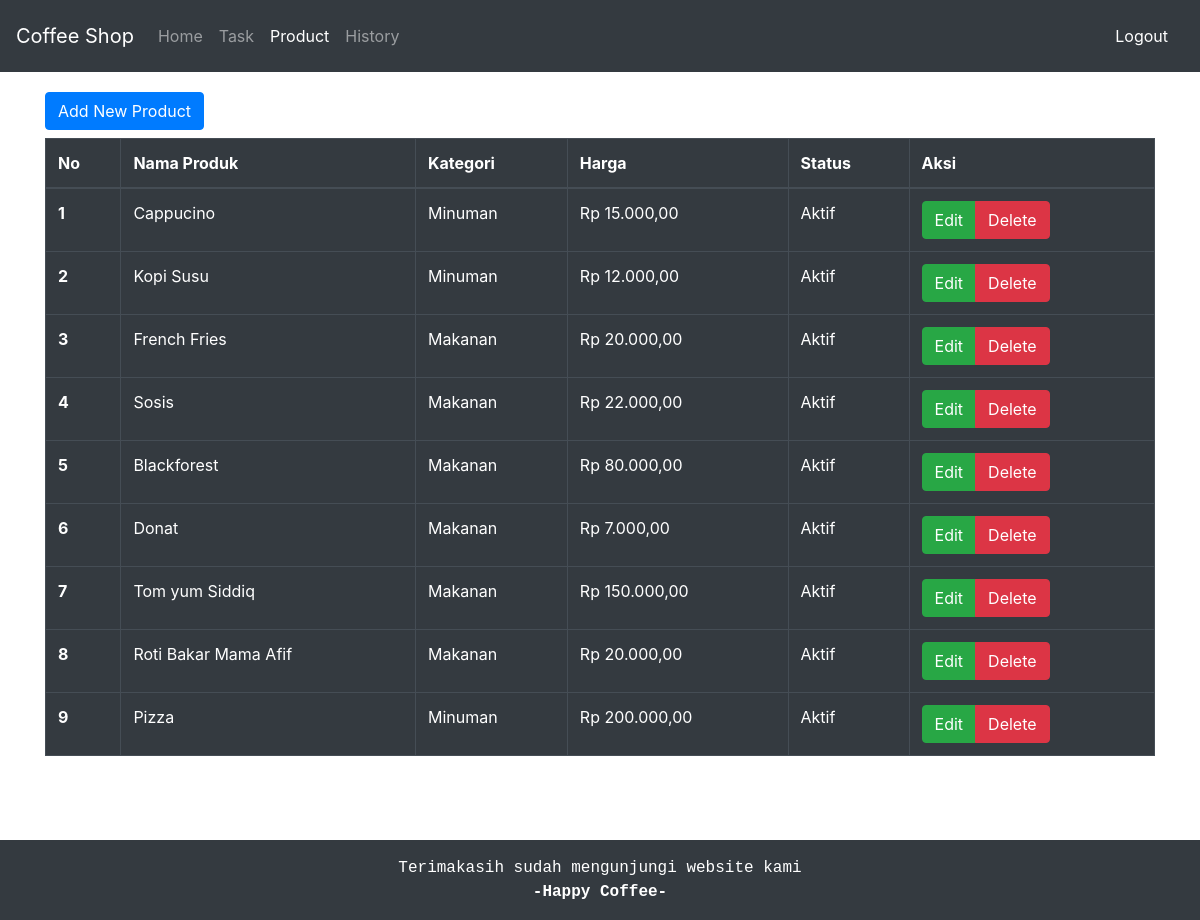
Screenshot of /admin-product.php (signed in) with the database file from the repository.
### tables this page shows
CREATE TABLE `product` (
  `id` int(11) NOT NULL,
  `name_product` varchar(32) NOT NULL,
  `description` varchar(128) NOT NULL,
  `img` varchar(255) NOT NULL,
  `price` bigint(20) NOT NULL,
  `category_product` int(1) NOT NULL COMMENT 'food/beverage',
  `status_product` int(1) NOT NULL COMMENT 'active/not active',
  `stock` int(11) NOT NULL,
  `date_created` timestamp NOT NULL DEFAULT current_timestamp() ON UPDATE current_timestamp()
);

### function.php (called while the page is built)
<?php
function rupiah($angka)
{
    $hasil_rupiah = "Rp " . number_format($angka, 2, ',', '.');
    return $hasil_rupiah;
}

### admin-product.php (the view, shortened to what this page needs)
<?php
include('koneksi.php');
include('function.php');
$result = mysqli_query($conn, 'SELECT * FROM product');
?>
<!doctype html>
<html lang="en">
<head>
    <link rel="stylesheet" href="https://cdn.jsdelivr.net/npm/bootstrap@4.5.3/dist/css/bootstrap.min.css">
    <link rel="stylesheet" href="css/custom.css">
</head>
<body>
    <nav class="navbar navbar-expand-lg navbar-dark bg-dark">
        <a class="navbar-brand" href="#">Coffee Shop</a>
        <div class="collapse navbar-collapse" id="navbarNav">
            <ul class="navbar-nav mr-auto">
                <li class="nav-item">
                    <a class="nav-link" href="admin-page.php">Home</a>
                </li>
                <li class="nav-item">
                    <a class="nav-link" href="admin-task.php">Task</a>
                </li>
                <li class="nav-item active">
                    <a class="nav-link" href="#">Product<span class="sr-only">(current)</span></a>
                </li>
                <li class="nav-item">
                    <a class="nav-link" href="admin-history.php">History</a>
                </li>
            </ul>
            <span class="navbar-text">
                <a class="nav-link" href="logout.php">Logout</a>
            </span>
        </div>
    </nav>
    <div class="main-content">
        <div class="container">
            <button class="btn btn-primary mb-2" data-toggle="modal" data-target="#ModalAddProduct">Add New Product</button>
            <table class="table table-bordered table-dark">
                <thead>
                    <tr>
                        <th scope="col">No</th>
                        <th scope="col">Nama Produk</th>
                        <th scope="col">Kategori</th>
                        <th scope="col">Harga</th>
                        <th scope="col">Status</th>
                        <th scope="col">Aksi</th>
                    </tr>
                </thead>
                <tbody>
                    <?php $i = 1; ?>
                    <?php while ($product = mysqli_fetch_assoc($result)) : ?>
                        <tr>
                            <th scope="row"><?= $i; ?></th>
                            <td><?= $product['name_product']; ?></td>
                            <td><?= $product['category_product'] == 1 ? "Minuman" : "Makanan"; ?></td>
                            <td><?= rupiah($product['price']); ?></td>
                            <td><?= $product['status_product'] == 1 ? "Aktif" : "Tidak aktif"; ?></td>
                            <td>
                                <div class="btn-group" role="group" aria-label="Button group with nested dropdown">
                                    <button type="button" class="btn btn-success" onclick="EditProduct('<?= $product['id']; ?>');" data-toggle="modal" data-target="#ModalEditProduct">Edit</button>
                                    <a type="button" class="btn btn-danger" href="delete-product.php?id=<?= $product['id']; ?>">Delete</a>
                                </div>
                            </td>
                        </tr>
                        <?php $i++; ?>
                    <?php endwhile; ?>
                </tbody>
            </table>
        </div>
    </div>
    <div class="footer bg-dark">
        <div class="footer-text p-3">
            Terimakasih sudah mengunjungi website kami<br><b>-Happy Coffee-</b>
        </div>
    </div>
</body>
</html>

### css/custom.css (style rules this page uses)
body { background-image: url("https://asset.kompas.com/crops/uPjOgTklgJ-Fh30VBlAm4Th929A=/0x0:1000x667/750x500/data/photo/2020/06/15/5ee76efd69593.jpg"); background-position: center; background-repeat: no-repeat; background-size: cover; }
.main-content { min-height: 768px; padding-top: 20px; }
.footer { position: relative; left: 0; bottom: 0; width: 100%; color: white; text-align: center; }
.footer-text { color: white; font-family: Lucida Console, Courier, monospace; }

### rows the page displays
product: name_product "Cappucino", category_product "Minuman", price "Rp 15.000,00", status_product "Aktif"
product: name_product "Kopi Susu", category_product "Minuman", price "Rp 12.000,00", status_product "Aktif"
product: name_product "French Fries", category_product "Makanan", price "Rp 20.000,00", status_product "Aktif"
product: name_product "Sosis", category_product "Makanan", price "Rp 22.000,00", status_product "Aktif"
product: name_product "Blackforest", category_product "Makanan", price "Rp 80.000,00", status_product "Aktif"
product: name_product "Donat", category_product "Makanan", price "Rp 7.000,00", status_product "Aktif"
product: name_product "Tom yum Siddiq", category_product "Makanan", price "Rp 150.000,00", status_product "Aktif"
product: name_product "Roti Bakar Mama Afif", category_product "Makanan", price "Rp 20.000,00", status_product "Aktif"
product: name_product "Pizza", category_product "Minuman", price "Rp 200.000,00", status_product "Aktif"
